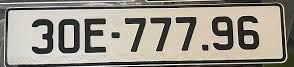
#> input picture FPC_Bai01/anh/bienso.jpg, 294 x 67 px, found by its file name
$ python bai05.py
#> lines starting #> are read from the running program, lines starting #| are printed output that depends on the picture; after the words box and inside, x2 and y2 are one past the last pixel; in counts of white or black regions, pixels touching at a corner belong together
import cv2


#Đọc ảnh
image = cv2.imread("anh\\bienso.jpg")
#> image is the input picture: shape (67, 294, 3); mean B, G, R 139.4, 149.7, 155.4


#Tạo ảnh xám
anh_xam = cv2.cvtColor(image,cv2.COLOR_BGR2GRAY)
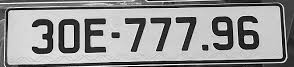
#> anh_xam: shape (67, 294); min 0, max 255, mean 150.2

#Tao nguong
ret,nguong = cv2.threshold(anh_xam,100,250,cv2.THRESH_BINARY)
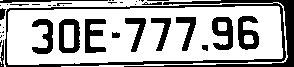
#> nguong: shape (67, 294); values 0 (black) and 250 (white), 68.3% white; 39 black regions (21 under 20 px)


contours, _ =cv2.findContours(nguong,cv2.RETR_LIST,cv2.CHAIN_APPROX_SIMPLE)
#> contours = 36 contours, 18 with area under 20; largest, box (x1, y1, x2, y2) and area: (7, 6, 283, 65) 14408, (0, 0, 288, 67) 1091, (58, 18, 81, 54) 708, (237, 15, 260, 51) 568, (211, 16, 234, 51) 564
MIN_HEIGHT = image.shape[0] * 0.5
#> MIN_HEIGHT = 33.5
MAX_WIDTH = image.shape[1] * 0.1
#> MAX_WIDTH = 29.4
dem = 0
for cnt in contours[:-1]:
    #Lấy tọa độ hình chữ nhật bao quanh đường biên
    x,y,w,h = cv2.boundingRect(cnt)
    if w<=MAX_WIDTH and h>=MIN_HEIGHT:
        dem+=1
        crop_number = image[y:y+h,x:x+w]
        cv2.imwrite("numbers\\{}.png".format(dem),crop_number)
        cv2.drawContours(image,[cnt],-1,(0,255,0),2,cv2.LINE_AA)
#> this loop made 35 passes
#> (x, y, w, h) on passes 1, 2, 4, 5, 7, 8, 9, 11, 12, 13, 14, 15: (1, 65, 1, 1), (0, 58, 2, 6), (201, 44, 8, 8), (244, 35, 10, 9), (0, 34, 3, 4), (111, 31, 10, 8), (1, 30, 4, 4), (64, 25, 10, 23), (218, 22, 9, 9), (84, 18, 23, 36), (58, 18, 23, 36), (31, 18, 23, 37)
#> (cnt, x, y, w, h) on passes 3, 6, 10, 22, 25, 28: ([[2, 56], [2, 57]], 2, 56, 1, 2), ([[2, 35], [3, 34], [4, 35], [3, 36]], 2, 34, 3, 3), ([[2, 27], [3, 26], [4, 27], [3, 28]], 2, 26, 3, 3), ([[62, 5], [63, 4], [64, 5], [63, 6]], 62, 4, 3, 3), ([[134, 4], [135, 3], [136, 4], [135, 5]], 134, 3, 3, 3), ([[6, 4], [7, 3], [8, 4], [7, 5]], 6, 3, 3, 3)
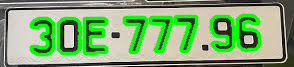
#> image: shape (67, 294, 3); mean B, G, R 115.1, 169.9, 128.6
#> after the loop, dem = 8
print(dem)
#| 8
cv2.imshow("Bien so",image)
cv2.imshow("nguong",nguong)
cv2.waitKey()
cv2.destroyAllWindows()
